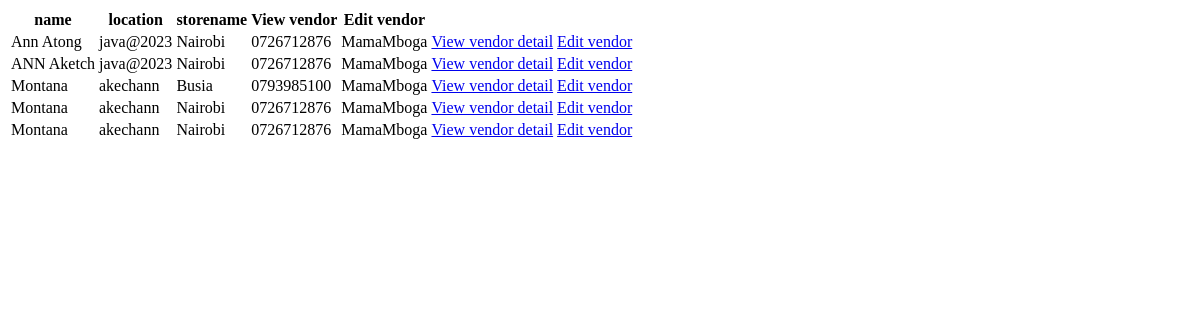
The app's page /salesperson/salesperson/list, older data.
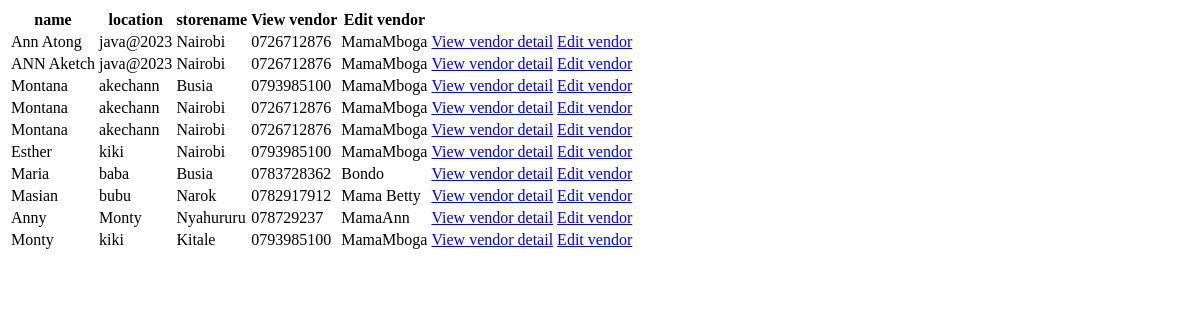
The same page, newer data.
### salesperson/models.py (models this page shows, shortened)
class Vendor(models.Model):
    name = models.CharField(max_length=32)
    password = models.CharField(max_length=32)
    location = models.CharField(max_length=32)
    contact = models.CharField(max_length=32)
    storename = models.CharField(max_length=32)

### salesperson/views.py (the view)
# urls.py: path('salesperson/list', vendor_list, name='vendor_list_view'),
def vendor_list(request):
    vendors = Vendor.objects.all()
    return render(request, "vendor/vendor_list.html", {"vendors": vendors})

### templates/vendor/vendor_list.html (shortened to what this page needs)
<!DOCTYPE html>
<html lang="en">
<head>
    {% load static %}
</head>
<body>
    <table>
        <tr>
            <th>name</th>
            <th>location</th>
            <th>storename</th>
            <th>View vendor</th>
            <th>Edit vendor</th>
        </tr>
        <tbody>
            {% for vendor in vendors %}
            <tr>
                <td>{{ vendor.name }}</td>
                <td>{{ vendor.password }}</td>
                <td>{{ vendor.location }}</td>
                <td>{{ vendor.contact }}</td>
                <td>{{ vendor.storename }}</td>
                <td><a href="{% url 'vendor_detail_view' id=vendor.id %}">View vendor detail</a></td>
                <td><a href="{% url 'vendor_edit_view' id=vendor.id %}">Edit vendor</a></td>
            </tr>
            {% endfor %}
        </tbody>
    </table>
</body>
</html>

Row changes from the older to the newer data that the page shows:
added Vendor: name "Esther", password "kiki", location "Nairobi", contact "0793985100", storename "MamaMboga"
added Vendor: name "Maria", password "baba", location "Busia", contact "0783728362", storename "Bondo"
added Vendor: name "Masian", password "bubu", location "Narok", contact "0782917912", storename "Mama Betty"
added Vendor: name "Anny", password "Monty", location "Nyahururu", contact "078729237", storename "MamaAnn"
added Vendor: name "Monty", password "kiki", location "Kitale", contact "0793985100", storename "MamaMboga"
